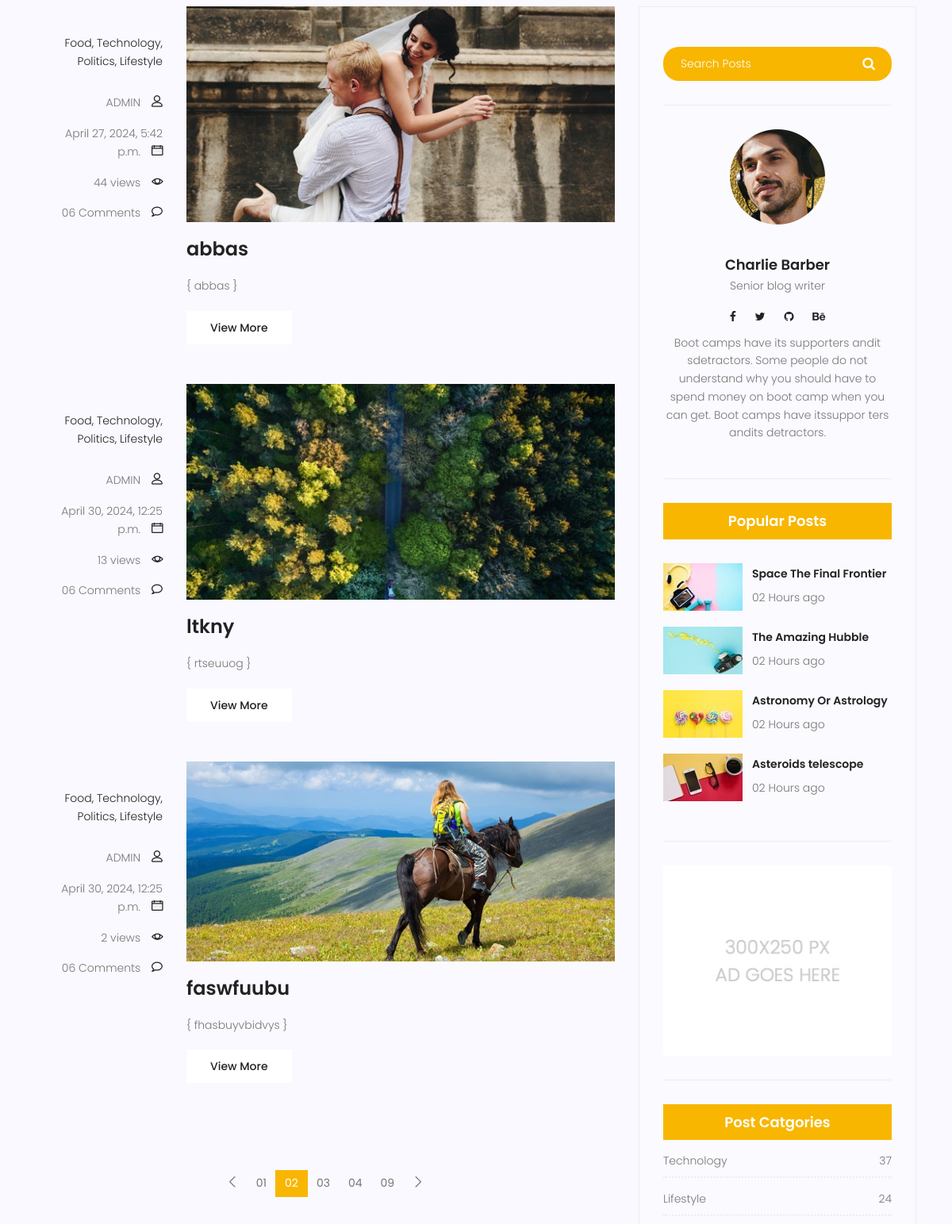
/blog/ (middle part), run on an earlier commit of the app's database.
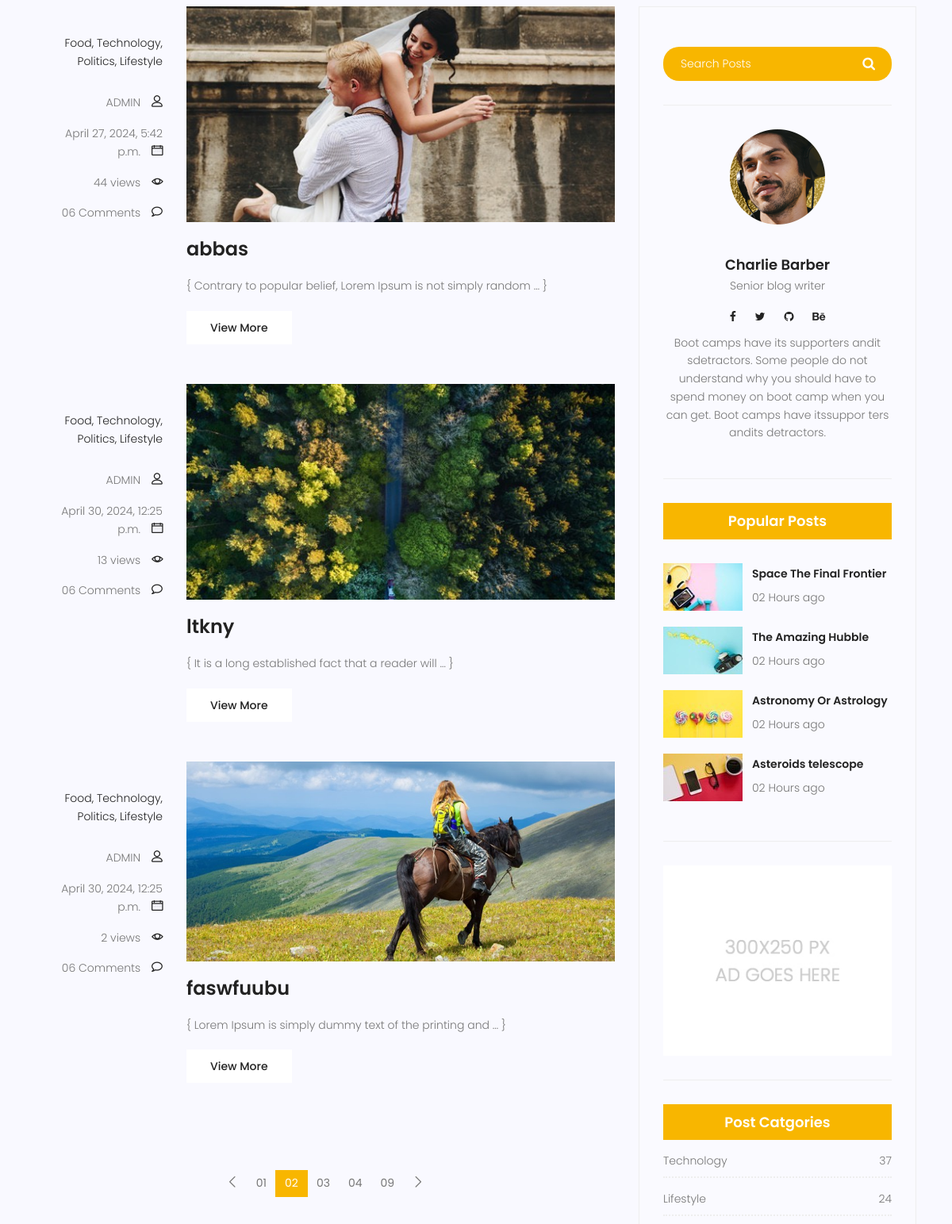
And on a later commit of the database.
### blog/models.py (models this page shows)
class Post(models.Model):
    image = models.ImageField(upload_to='blog/',default='blog/default.jpg')
    author = models.ForeignKey(User,on_delete=models.SET_NULL,null=True)
    title = models.CharField(max_length=255)
    content = models.TextField()
    counted_views = models.IntegerField(default=0)
    status = models.BooleanField(default=False)
    published_date = models.DateTimeField(null=True)
    created_date = models.DateTimeField(auto_now_add=True)
    updated_date = models.DateTimeField(auto_now=True)

### blog/views.py (the view)
# urls.py: path('', blog_view,name='index'),
def blog_view(request):
    posts = Post.objects.filter(status=1, published_date__lte=timezone.now())
    context = {'posts':posts}
    return render(request,'blog/blog-home.html',context)

### templates/blog/blog-home.html (shortened to what this page needs)
{% load static %}
	<!DOCTYPE html>
	<html lang="zxx" class="no-js">
	<head>
			<link rel="stylesheet" href="{% static 'css/linearicons.css'%}">
			<link rel="stylesheet" href="{% static 'css/font-awesome.min.css' %}">
			<link rel="stylesheet" href="{% static 'css/bootstrap.css' %}">
			<link rel="stylesheet" href="{% static 'css/magnific-popup.css' %}">
			<link rel="stylesheet" href="{% static 'css/jquery-ui.css' %}">
			<link rel="stylesheet" href="{% static 'css/nice-select.css' %}">
			<link rel="stylesheet" href="{% static 'css/animate.min.css' %}">
			<link rel="stylesheet" href="{% static 'css/owl.carousel.css' %}">
			<link rel="stylesheet" href="{% static 'css/main.css'%}">
		</head>
		<body>
			<section class="top-category-widget-area pt-90 pb-90 ">
			</section>
			<section class="post-content-area">
				<div class="container">
					<div class="row">
						<div class="col-lg-8 posts-list">
							{% for Post in posts %}
							<div class="single-post row">
								<div class="col-lg-3  col-md-3 meta-details">
									<ul class="tags">
										<li><a href="#">Food,</a></li>
										<li><a href="#">Technology,</a></li>
										<li><a href="#">Politics,</a></li>
										<li><a href="#">Lifestyle</a></li>
									</ul>
									<div class="user-details row">
										<p class="user-name col-lg-12 col-md-12 col-6"><a href="#">{{ Post.author }}</a> <span class="lnr lnr-user"></span></p>
										<p class="date col-lg-12 col-md-12 col-6"><a href="#">{{Post.published_date}}</a> <span class="lnr lnr-calendar-full"></span></p>
										<p class="view col-lg-12 col-md-12 col-6"><a href="#">{{ Post.counted_views }} views</a> <span class="lnr lnr-eye"></span></p>
										<p class="comments col-lg-12 col-md-12 col-6"><a href="#">06 Comments</a> <span class="lnr lnr-bubble"></span></p>
									</div>
								</div>
								<div class="col-lg-9 col-md-9 ">
									<div class="feature-img">
										<img class="img-fluid" src="{{Post.image.url}}" alt="">
									</div>
									<a class="posts-title" href="{% url 'blog:single' pid=Post.id %}"><h3>{{Post.title}}</h3></a>
									<p class="excert">
{										{{Post.content|truncatewords:10}}
}									</p>
									<a href="#" class="primary-btn">View More</a>
								</div>
							</div>
							{% endfor %}
		                    <nav class="blog-pagination justify-content-center d-flex">
		                        <ul class="pagination">
		                            <li class="page-item">
		                                <a href="#" class="page-link" aria-label="Previous">
		                                    <span aria-hidden="true">
		                                        <span class="lnr lnr-chevron-left"></span>
		                                    </span>
		                                </a>
		                            </li>
		                            <li class="page-item"><a href="#" class="page-link">01</a></li>
		                            <li class="page-item active"><a href="#" class="page-link">02</a></li>
		                            <li class="page-item"><a href="#" class="page-link">03</a></li>
		                            <li class="page-item"><a href="#" class="page-link">04</a></li>
		                            <li class="page-item"><a href="#" class="page-link">09</a></li>
		                            <li class="page-item">
		                                <a href="#" class="page-link" aria-label="Next">
		                                    <span aria-hidden="true">
		                                        <span class="lnr lnr-chevron-right"></span>
		                                    </span>
		                                </a>
		                            </li>
		                        </ul>
		                    </nav>
						</div>
						<div class="col-lg-4 sidebar-widgets">
							<div class="widget-wrap">
								<div class="single-sidebar-widget search-widget">
									<form class="search-form" action="#">
			                            <input placeholder="Search Posts" name="search" type="text" onfocus="this.placeholder = ''" onblur="this.placeholder = 'Search Posts'" >
			                            <button type="submit"><i class="fa fa-search"></i></button>
			                        </form>
								</div>
								<div class="single-sidebar-widget user-info-widget">
									<img src="{% static 'img/blog/user-info.png' %}" alt="">
									<a href="#"><h4>Charlie Barber</h4></a>
									<p>
										Senior blog writer
									</p>
									<ul class="social-links">
										<li><a href="#"><i class="fa fa-facebook"></i></a></li>
										<li><a href="#"><i class="fa fa-twitter"></i></a></li>
										<li><a href="#"><i class="fa fa-github"></i></a></li>
										<li><a href="#"><i class="fa fa-behance"></i></a></li>
									</ul>
									<p>
										Boot camps have its supporters andit sdetractors. Some people do not understand why you should have to spend money on boot camp when you can get. Boot camps have itssuppor ters andits detractors.
									</p>
								</div>
								<div class="single-sidebar-widget popular-post-widget">
									<h4 class="popular-title">Popular Posts</h4>
									<div class="popular-post-list">
										<div class="single-post-list d-flex flex-row align-items-center">
											<div class="thumb">
												<img class="img-fluid" src="{% static 'img/blog/pp1.jpg' %}" alt="">
											</div>
											<div class="details">
												<a href="#"><h6>Space The Final Frontier</h6></a>
												<p>02 Hours ago</p>
											</div>
										</div>
										<div class="single-post-list d-flex flex-row align-items-center">
											<div class="thumb">
												<img class="img-fluid" src="{% static 'img/blog/pp2.jpg' %}" alt="">
											</div>
											<div class="details">
												<a href="#"><h6>The Amazing Hubble</h6></a>
												<p>02 Hours ago</p>
											</div>
										</div>
										<div class="single-post-list d-flex flex-row align-items-center">
											<div class="thumb">
												<img class="img-fluid" src="{% static 'img/blog/pp3.jpg' %}" alt="">
											</div>
											<div class="details">
												<a href="#"><h6>Astronomy Or Astrology</h6></a>
												<p>02 Hours ago</p>
											</div>
										</div>
										<div class="single-post-list d-flex flex-row align-items-center">
											<div class="thumb">
												<img class="img-fluid" src="{% static 'img/blog/pp4.jpg' %}" alt="">
											</div>
											<div class="details">
												<a href="#"><h6>Asteroids telescope</h6></a>
												<p>02 Hours ago</p>
											</div>
										</div>
									</div>
								</div>
								<div class="single-sidebar-widget ads-widget">
									<a href="#"><img class="img-fluid" src="{% static 'img/blog/ads-banner.jpg' %}" alt=""></a>
								</div>
								<div class="single-sidebar-widget post-category-widget">
									<h4 class="category-title">Post Catgories</h4>
									<ul class="cat-list">
										<li>
											<a href="#" class="d-flex justify-content-between">
												<p>Technology</p>
												<p>37</p>
											</a>
										</li>
										<li>
											<a href="#" class="d-flex justify-content-between">
												<p>Lifestyle</p>
												<p>24</p>
											</a>
										</li>
										<li>
										</li>
									</ul>
								</div>
							</div>
						</div>
					</div>
				</div>
			</section>
		</body>
	</html>

What changed in the data, as far as the page shows it:
changed Post "abbas": content "abbas" → "Contrary to popular belief, Lorem Ipsum is not simply random …"
changed Post "ltkny": content "rtseuuog" → "It is a long established fact that a reader will …"
changed Post "faswfuubu": content "fhasbuyvbidvys" → "Lorem Ipsum is simply dummy text of the printing and …"
